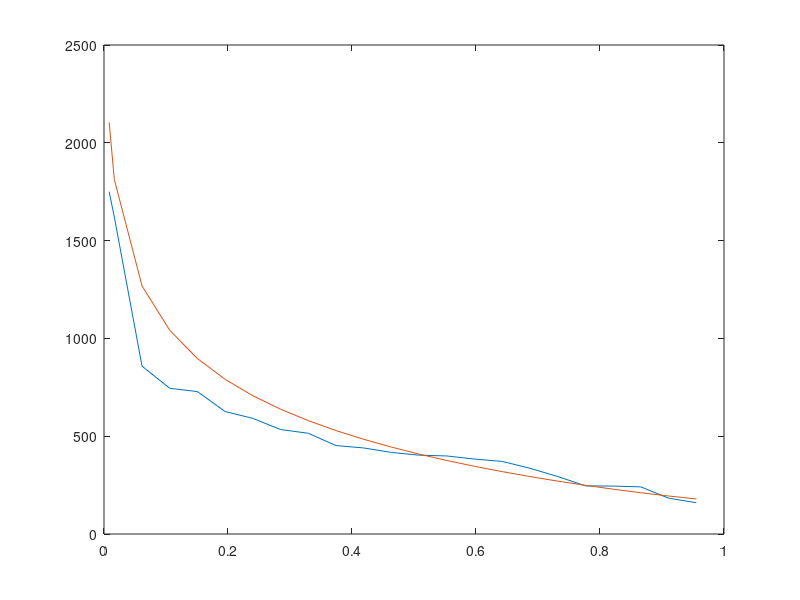

Source code (MATLAB): (Note: this script raises an error after producing the figure.)
clc;clear
load P_peak.mat  % P-->概率 peak-->峰量
%% 用矩法公式计算初值
n = length(P);
x_bar = mean(peak);
K = peak/x_bar;

Cv0 = sqrt(sum((K-1).^2)/(n-1));
Cs0 = sum((K-1).^3)/((n-3)*Cv0^3);

plot(P,peak);

phi_p = Cs0/2*gaminv(1-P,4/Cs0^2,1)-2/Cs0;
new_peak = x_bar*(1+Cv0*phi_p);
hold on 
plot(P,new_peak)
hold off
obj_function(peak,new_peak,1)
fit_fun(peak,P,Cv0,Cs0)
%% 粒子群算法PSO
%% 初始化
N = 100;    % 种群中粒子个数f
D = 1;      % 粒子维数
T = 200;    % 最大迭代次数
c1 = 1.5;   % 学习因子1
c2 = 1.5;   % 学习因子2
Wmax = 1;    % 惯性权重
Wmin = 0.4;
Xmax = 4;   % 位置最大值
Xmin = 0;   % 位置最小值
Vmax = 0.2;   % 速度最大值
Vmin = -0.2; % 速度最小值

%% 初始化种群个体（位置和速度）
x = rand(N,D)*(Xmax-Xmin)+Xmin;
v = rand(N,D)*(Vmax-Vmin)+Vmin;

% 记录种群中个体历史最优位置，因为所有个体目前只有初始位置x
p = x; 
% 记录种群个体最优位置对应的 fit 值
p_best = zeros(N,1); % 开辟空间
for i = 1:N
    Cv = p(i);
    Cs = 2*Cv;
    p_best(i) = fit_fun(peak,P,Cv,Cs);
end

g = zeros(1,D); % 开辟空间
g_best = inf; % 开辟空间
for i = 1:N
    if p_best(i) < g_best
        g = p(i,:); % 记录更好的位置
        g_best = p_best(i); % 记录更好位置对应的fit值
    end
end

gbest_T = zeros(1,T); % 开辟空间，记录不同迭代次数T的gbest

for i = 1:T
    w = Wmax-(Wmax-Wmin)*i/T;
    for j =1:N
        % 更新个体最优位置和最优值
        temp = fit_fun(peak,P,x(j),3*x(j)); 
        if temp < p_best(j)
            p(j,:) = x(j,:);
            p_best(j) = temp;
            % 更新全局最优位置和最优值
            if temp < g_best
                g = p(j,:);
                g_best = temp;
            end
        end
        % 更新位置和速度

        v(j,:) = w*v(j,:)+c1*rand*(p(j,:)-x(j,:))+c2*rand*(g-x(j,:));

        if v(j,:) > Vmax
            v(j,:) = Vmax;
        elseif v(j,:) < Vmin
            v(j,:) = Vmin;
        end

        x(j,:) = x(j,:)+v(j,:);
        if x(j,:) > Xmax
            x(j,:) = Xmax;
        elseif x(j,:) < Xmin
            x(j,:) = Xmin;
        end
    end
    gbest_T(i) = g_best;

end
       plot(gbest_T) 
        




function fit = fit_fun(Y,P,Cv,Cs)
    Y_bar = mean(Y);
    phi_p = Cs/2*gaminv(1-P,4/Cs^2,1)-2/Cs;
    new_Y = Y_bar*(1+Cv*phi_p);
    fit = obj_function(Y,new_Y,1); % 用选定的目标函数求误差
end


function ERR = obj_function(y,new_y,switch_fun)
switch switch_fun
    case 1
        % ERR = |y-new_y| 一次 绝对误差
        ERR = sum(abs(y-new_y));
    case 2
        % ERR = |y-new_y|/y 一次 相对误差  
        ERR = sum(abs(y-new_y)./y);
    case 3
        % ERR = (y-new_y)^2 二次 绝对误差
        ERR = sum((y-new_y).^2);
    case 4
        % ERR = (y-new_y)^2/y 二次 相对误差
        ERR = sum(((y-new_y)./y).^2);
end
end